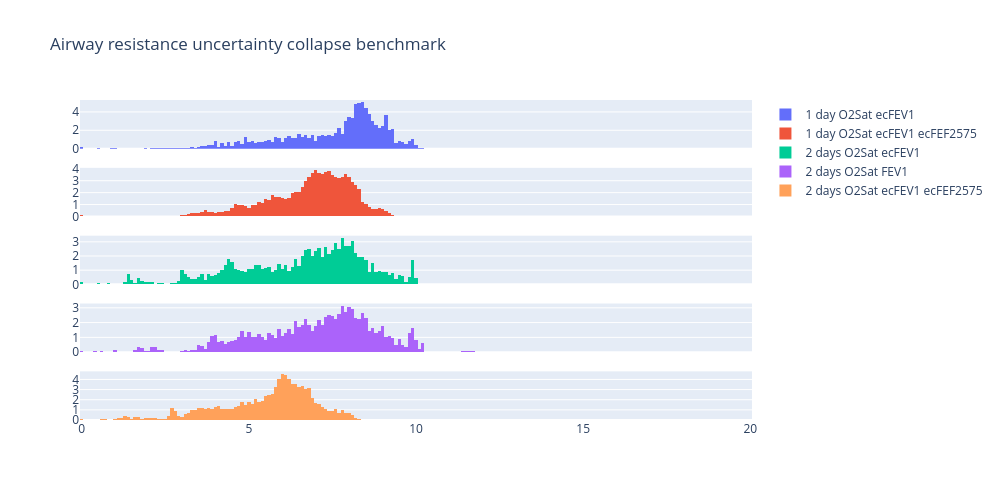

The notebook cell this image was saved under:
### Code cell
fig = make_subplots(rows=5, cols=1, shared_xaxes=True)
# Add histogram
fig.add_trace(
    go.Histogram(x=df_o2_fev1['1 day O2sat ecFEV1'], name='1 day O2Sat ecFEV1', histnorm='percent', xbins=dict(size=0.1)),
    row=1, col=1
)
fig.add_trace(
    go.Histogram(x=df_o2_fev1_fef2575['1 day O2sat ecFEV1 ecFEF2575'], name='1 day O2Sat ecFEV1 ecFEF2575', histnorm='percent', xbins=dict(size=0.1)),
    row=2, col=1
)
fig.add_trace(
    go.Histogram(x=df_2days_o2sat_ecfev1['2 days O2Sat ecFEV1'], name='2 days O2Sat ecFEV1', histnorm='percent', xbins=dict(size=0.1)),
    row=3, col=1
)
fig.add_trace(
    go.Histogram(x=df_2days_o2sat_fev1['2 days O2Sat FEV1'], name='2 days O2Sat FEV1', histnorm='percent', xbins=dict(size=0.1)),
    row=4, col=1
)
fig.add_trace(
    go.Histogram(x=df_2days_o2sat_ecfev1_ecfef2575['2 days O2Sat ecFEV1 ecFEF2575'], name='2 days O2Sat ecFEV1 ecFEF2575', histnorm='percent', xbins=dict(size=0.1)),
    row=5, col=1
)

title = 'Airway resistance uncertainty collapse benchmark'

fig.update_layout(title=title, height=500, width=1000)
fig.show()

fig.write_image(f"{dh.get_path_to_main()}/PlotsBreathe/AR_modelling/{title}.png")

### Figure 1 — Plotly figure (JSON) as saved in the notebook; plotly's stock layout.template omitted (floating-point values rounded to 4 significant figures; data arrays with more than 128 entries replaced by an {"elided": "..."} marker saying what was removed)
{"data": [{"histnorm": "percent", "name": "1 day O2Sat ecFEV1", "type": "histogram", "x": {"elided": "41288 float values"}, "xaxis": "x", "xbins": {"size": 0.1}, "yaxis": "y"}, {"histnorm": "percent", "name": "1 day O2Sat ecFEV1 ecFEF2575", "type": "histogram", "x": {"elided": "41288 float values"}, "xaxis": "x2", "xbins": {"size": 0.1}, "yaxis": "y2"}, {"histnorm": "percent", "name": "2 days O2Sat ecFEV1", "type": "histogram", "x": {"elided": "41260 float values"}, "xaxis": "x3", "xbins": {"size": 0.1}, "yaxis": "y3"}, {"histnorm": "percent", "name": "2 days O2Sat FEV1", "type": "histogram", "x": {"elided": "41260 float values"}, "xaxis": "x4", "xbins": {"size": 0.1}, "yaxis": "y4"}, {"histnorm": "percent", "name": "2 days O2Sat ecFEV1 ecFEF2575", "type": "histogram", "x": {"elided": "41260 float values"}, "xaxis": "x5", "xbins": {"size": 0.1}, "yaxis": "y5"}], "layout": {"height": 500, "title": {"text": "Airway resistance uncertainty collapse benchmark"}, "width": 1000, "xaxis": {"anchor": "y", "domain": [0, 1], "matches": "x5", "showticklabels": false}, "xaxis2": {"anchor": "y2", "domain": [0, 1], "matches": "x5", "showticklabels": false}, "xaxis3": {"anchor": "y3", "domain": [0, 1], "matches": "x5", "showticklabels": false}, "xaxis4": {"anchor": "y4", "domain": [0, 1], "matches": "x5", "showticklabels": false}, "xaxis5": {"anchor": "y5", "domain": [0, 1]}, "yaxis": {"anchor": "x", "domain": [0.848, 1]}, "yaxis2": {"anchor": "x2", "domain": [0.636, 0.788]}, "yaxis3": {"anchor": "x3", "domain": [0.424, 0.576]}, "yaxis4": {"anchor": "x4", "domain": [0.212, 0.364]}, "yaxis5": {"anchor": "x5", "domain": [0, 0.152]}}}
